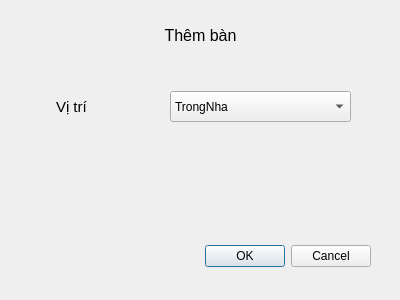
<?xml version="1.0" encoding="UTF-8"?>
<ui version="4.0">
 <class>AddBanForm</class>
 <widget class="QDialog" name="AddBanForm">
  <property name="geometry">
   <rect>
    <x>0</x>
    <y>0</y>
    <width>400</width>
    <height>300</height>
   </rect>
  </property>
  <property name="windowTitle">
   <string>Dialog</string>
  </property>
  <widget class="QDialogButtonBox" name="buttonBox">
   <property name="geometry">
    <rect>
     <x>30</x>
     <y>240</y>
     <width>341</width>
     <height>32</height>
    </rect>
   </property>
   <property name="orientation">
    <enum>Qt::Horizontal</enum>
   </property>
   <property name="standardButtons">
    <set>QDialogButtonBox::Cancel|QDialogButtonBox::Ok</set>
   </property>
  </widget>
  <widget class="QLabel" name="label">
   <property name="geometry">
    <rect>
     <x>110</x>
     <y>20</y>
     <width>181</width>
     <height>31</height>
    </rect>
   </property>
   <property name="font">
    <font>
     <pointsize>12</pointsize>
    </font>
   </property>
   <property name="text">
    <string>Thêm bàn</string>
   </property>
   <property name="alignment">
    <set>Qt::AlignCenter</set>
   </property>
  </widget>
  <widget class="QLabel" name="label_2">
   <property name="geometry">
    <rect>
     <x>56</x>
     <y>91</y>
     <width>71</width>
     <height>31</height>
    </rect>
   </property>
   <property name="font">
    <font>
     <pointsize>11</pointsize>
    </font>
   </property>
   <property name="text">
    <string>Vị trí</string>
   </property>
  </widget>
  <widget class="QComboBox" name="comboBox">
   <property name="geometry">
    <rect>
     <x>170</x>
     <y>91</y>
     <width>181</width>
     <height>31</height>
    </rect>
   </property>
   <item>
    <property name="text">
     <string>TrongNha</string>
    </property>
   </item>
   <item>
    <property name="text">
     <string>NgoaiSan</string>
    </property>
   </item>
   <item>
    <property name="text">
     <string>Tang2</string>
    </property>
   </item>
  </widget>
 </widget>
 <resources/>
 <connections>
  <connection>
   <sender>buttonBox</sender>
   <signal>accepted()</signal>
   <receiver>AddBanForm</receiver>
   <slot>accept()</slot>
   <hints>
    <hint type="sourcelabel">
     <x>248</x>
     <y>254</y>
    </hint>
    <hint type="destinationlabel">
     <x>157</x>
     <y>274</y>
    </hint>
   </hints>
  </connection>
  <connection>
   <sender>buttonBox</sender>
   <signal>rejected()</signal>
   <receiver>AddBanForm</receiver>
   <slot>reject()</slot>
   <hints>
    <hint type="sourcelabel">
     <x>316</x>
     <y>260</y>
    </hint>
    <hint type="destinationlabel">
     <x>286</x>
     <y>274</y>
    </hint>
   </hints>
  </connection>
 </connections>
</ui>
